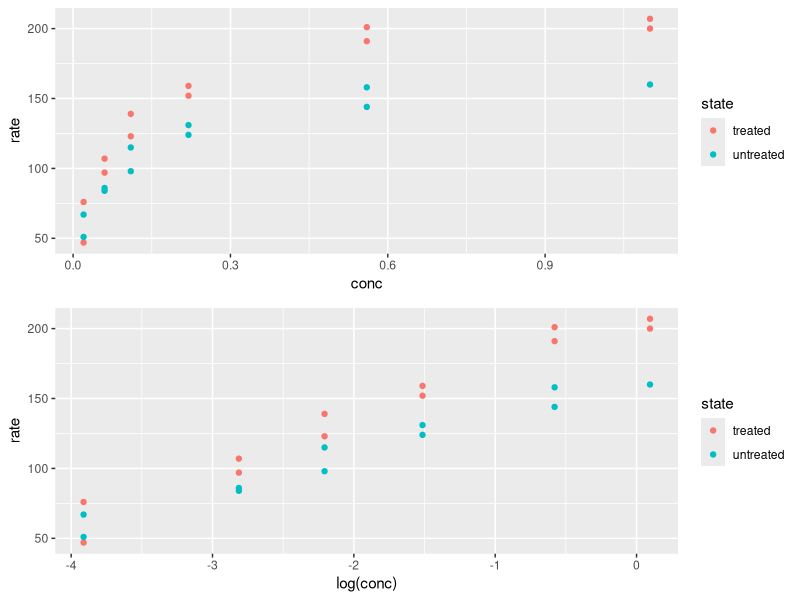

Reproduce this figure in R.
## ---- chunk 1
echo=FALSE
## ---- chunk 2

head(Puromycin,3, echo=FALSE)
## ---- chunk 3
library(ggplot2)
p1<-qplot(conc, rate, colour=state, data=Puromycin)
p2<-qplot(log(conc), rate, colour=state, data=Puromycin)
gridExtra::grid.arrange(p1, p2, ncol=1)
## ---- chunk 4
m1 <- lm(rate~state + log(conc), data=Puromycin)
summary(m1)
